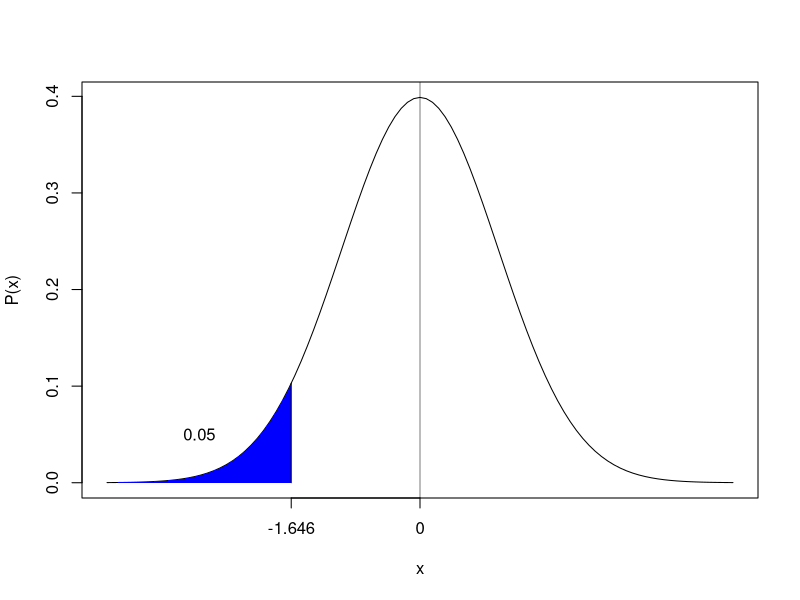

Write the R code that produced this figure.
## ---- chunk 1
knitr::opts_chunk$set(echo = TRUE)
## ---- chunk 2
df = read.csv("data.csv", header=TRUE)
## ---- chunk 3
str(df)
summary(df)
sum(is.na(df))
## ---- chunk 4
#' Credit: Volodymyr Orlov
#' modified by MSDS SMU
#' https://github.com/VolodymyrOrlov/MSDS6371/blob/master/shade.r
#' Draws a t-distribution curve and shades rejection regions
#' 
#' @param df degrees of freedom.
#' @param alpha significance level
#' @param h0 null hypothesis value
#' @param sides one of: both, left, right
#' @param t_calc calculated test statistics
#' @examples
#' shade(49, 0.05, 0, t_calc=1.1)
#' shade(91, 0.05, 0, t_calc=NULL, sides = 'right')
#' shade(7, 0.05, 0, t_calc=1.5, sides = 'left')
#' shade(7, 0.05, 0, t_calc=1.5, sides = 'both')

shade <- function(df, alpha, h0 = 0, sides='both', t_calc=NULL) {
  e_alpha = alpha
  if(sides == 'both'){
    e_alpha = alpha / 2
  }
  cv = abs(qt(e_alpha, df))
  curve(dt(x, df), from = -4, to = 4, ylab='P(x)', xaxt='n') 
  abline(v = 0, col = "black", lwd = 0.5)
  labels = h0
  at = 0
  if(sides == 'both' | sides == 'left'){
    x <- seq(-4, -abs(cv), len = 100) 
    y <- dt(x, df)
    polygon(c(x, -abs(cv)), c(y, min(y)), col = "blue", border = NA)
    lines(c(-cv, -cv), c(0, dt(-cv, df)), col = "black", lwd = 1)
    text(-cv - (4 - cv) / 2, 0.05, e_alpha)
    labels = c(round(-cv, 3), labels)
    at = c(-cv, at)
  }
  if(sides == 'both' | sides == 'right'){
    x <- seq(abs(cv), 4, len = 100)
    y <- dt(x, df)
    polygon(c(abs(cv), x), c(min(y), y), col = "blue", border = NA)
    lines(c(cv, cv), c(0, dt(cv, df)), col = "black", lwd = 1)
    text(cv + (4 - cv) / 2, 0.05, e_alpha)
    labels = c(labels, round(cv, 3))
    at = c(at, cv)
  }
  if(is.numeric(t_calc)){
    abline(v = t_calc, col = "red", lwd = 2)
    text(t_calc + 0.5, 0.2, t_calc, col = "red")
  }
  axis(1, at=at, labels=labels)
}
#The above defines the function shade. To use it, you must call it. More examples are in the comments above.
shade(1424, 0.05, sides="left", t_calc=-9.9837)

## ---- chunk 5
t.test(Income2005~Educ, data=df, var.equal=FALSE, conf.level=0.05)
